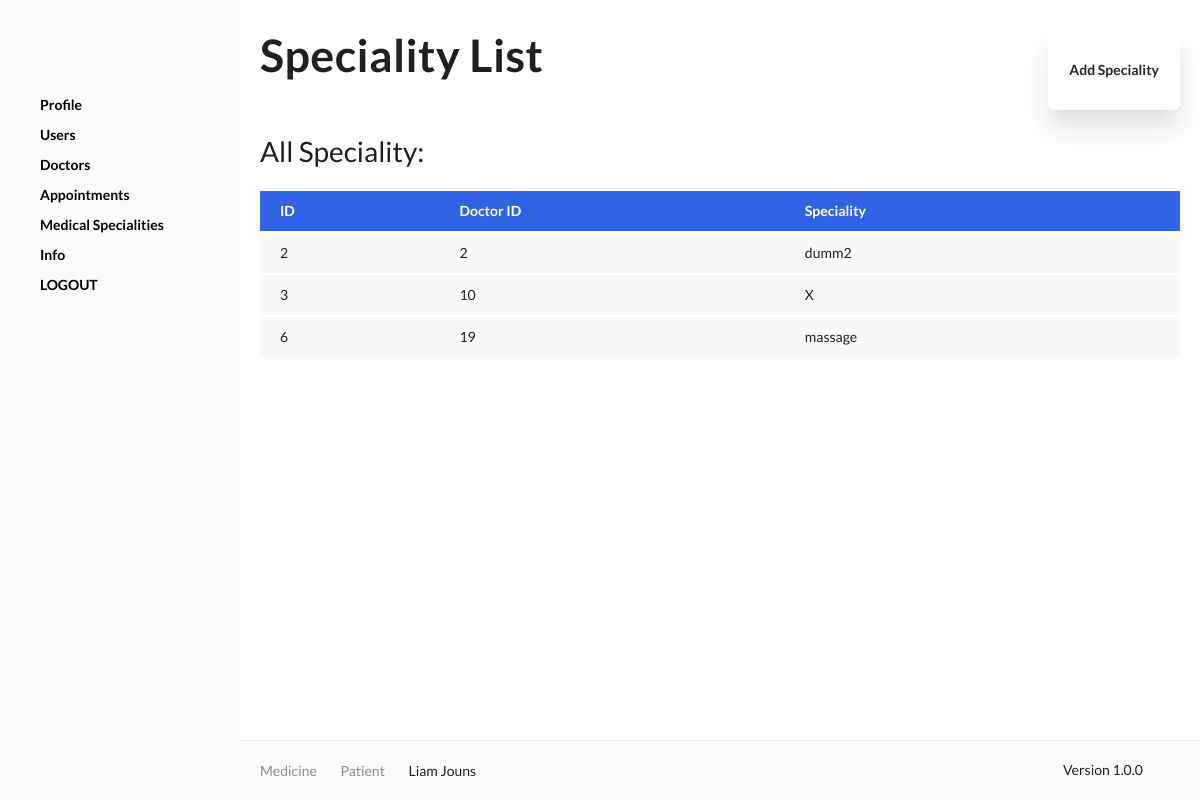
The app's page /admin/medicalsp.php (signed in) with its own data.
### tables this page shows
CREATE TABLE `medical_specialty` (
  `id` int(30) NOT NULL,
  `fk_UID` int(30) NOT NULL,
  `specialty` text NOT NULL
);

### include/DB_manage.php (called while the page is built, shortened)
<?php
class DB_Manage {
    public $db;
    function __construct() {
        require_once 'DB_Connect.php';
        $db = new Db_Connect();
         $this->db = $db->connect();
    }
										public function getsp(){
											$stmt1 = $this->db->prepare("SELECT * FROM `medical_specialty`");
												if ($stmt1->execute()) {
													$order1 = $stmt1->get_result()->fetch_all(MYSQLI_ASSOC);
													return $order1;
												}
													 else {return false;}
											}
}
?>

### include/DB_Connect.php (called while the page is built, shortened)
<?php
class DB_Connect {
    public function connect() {
        $this->conn = new mysqli(DB_HOST, DB_USER, DB_PASSWORD, DB_DATABASE);
        mysqli_set_charset( $this->conn,'utf8');
        return $this->conn;
    }
}
?>

### admin/medicalsp.php (the view, shortened to what this page needs)
<?php
require_once dirname(__FILE__, 2) . '/include/DB_Manage.php';
$mng = new DB_Manage();
    ?>
<!doctype html>
<html lang="en">
<head><base href="../">
    <link rel="stylesheet" href="assets/css/bootstrap/bootstrap.css">
    <link rel="stylesheet" href="assets/css/icofont.min.css">
    <link rel="stylesheet" href="assets/css/simple-line-icons.css">
    <link rel="stylesheet" href="assets/css/jquery.typeahead.css">
    <link rel="stylesheet" href="assets/css/datatables.min.css">
    <link rel="stylesheet" href="assets/css/bootstrap-select.min.css">
    <link rel="stylesheet" href="assets/css/Chart.min.css">
    <link rel="stylesheet" href="assets/css/morris.css">
    <link rel="stylesheet" href="assets/css/leaflet.css">
    <link rel="stylesheet" href="assets/css/style.css">
</head>
<body class="vertical-layout boxed">
    <div class="page-box">
        <div class="app-container">
<?php include("layout/side.php"); ?>
            <main class="main-content">
                <div class="main-content-wrap">
                    <header class="page-header">
                        <h1 class="page-title">Speciality List</h1>
                        <button type="button" id="adduser" class="btn " >Add Speciality</button>
                    </header>
                    <div class="page-content">
                        <div class="card mb-0 mt-4">
                            <div class="card-header">All Speciality: </div>
                            <div class="card-body">
                                <div class="table-responsive">
                                    <table id="mytable" class="table table-hover">
                                        <thead>
                                            <tr class="bg-primary text-white">
                                                <th scope="col" >ID</th>
                                                <th scope="col">Doctor ID</th>
                                                <th scope="col">Speciality</th>
                                            </tr>
                                        </thead>
                                        <tbody>
<?php
$order1=$mng->getsp();
foreach($order1 as $row) {
    echo"<tr class='tr'>";
    echo "<td id='".$row['id']."'>".$row['id']."</td>";
    echo "<td  id='".$row['id']."'>".$row['fk_UID']."</td>";
    echo "<td  id='".$row['id']."'>".$row['specialty']."</td>";
    echo"</tr>";
}
                                                ?>
                                        </tbody>
                                    </table>
                                </div>
                            </div>
                        </div>
                    </div>
                </div>
            </main>
            <div class="app-footer">
                <div class="footer-wrap">
                    <div class="row h-100 align-items-center">
                        <div class="col-12 col-md-6 d-none d-md-block">
                            <ul class="page-breadcrumbs">
                                <li class="item"><a href="#" class="link">Medicine</a> <i
                                        class="separator icofont-thin-right"></i></li>
                                <li class="item"><a href="#" class="link">Patient</a> <i
                                        class="separator icofont-thin-right"></i></li>
                                <li class="item"><a href="#" class="link">Liam Jouns</a> </li>
                            </ul>
                        </div>
                        <div class="col-12 col-md-6 text-right">
                            <div class="d-flex align-items-center justify-content-center justify-content-md-end">
                                <span>Version 1.0.0</span> <button class="no-style ml-2 settings-btn"
                                    data-toggle="modal" data-target="#settings"><span
                                        class="icon icofont-ui-settings text-primary"></span></button></div>
                        </div>
                    </div>
                </div>
            </div>
        </div>
</body>
</html>

### records on screen
medical_specialty: id "2", fk_UID "2", specialty "dumm2"
medical_specialty: id "3", fk_UID "10", specialty "X"
medical_specialty: id "6", fk_UID "19", specialty "massage"
